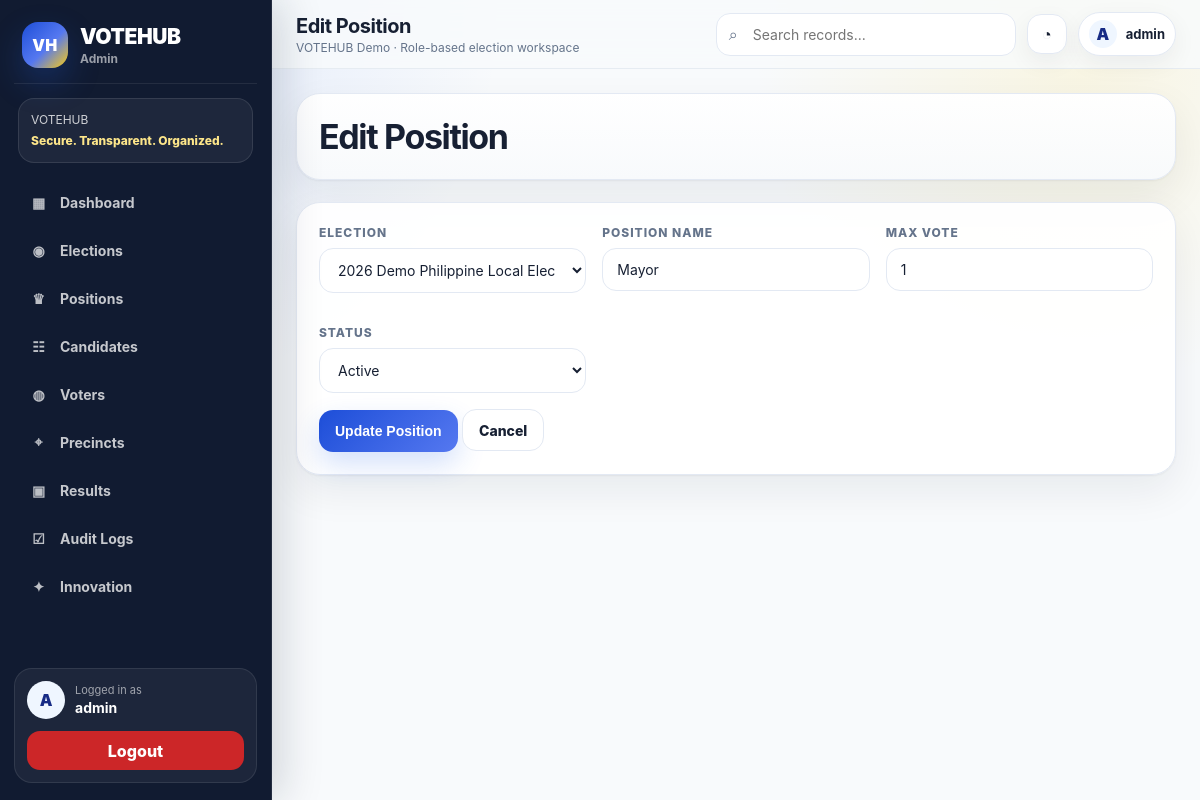
Page /admin/edit_position.php?id=1 (signed in) on the committed database.
### tables this page shows
CREATE TABLE positions (
    position_id INT AUTO_INCREMENT PRIMARY KEY,
    election_id INT NOT NULL,
    position_name VARCHAR(100) NOT NULL,
    max_vote INT NOT NULL DEFAULT 1,
    status ENUM('active','inactive') NOT NULL DEFAULT 'active',
    CONSTRAINT fk_positions_elections FOREIGN KEY (election_id) REFERENCES elections(election_id)
        ON UPDATE CASCADE ON DELETE CASCADE,
    UNIQUE KEY unique_position_per_election (election_id, position_name)
);

CREATE TABLE elections (
    election_id INT AUTO_INCREMENT PRIMARY KEY,
    election_name VARCHAR(150) NOT NULL,
    election_type VARCHAR(80) NOT NULL,
    start_datetime DATETIME NOT NULL,
    end_datetime DATETIME NOT NULL,
    status ENUM('upcoming','open','closed') NOT NULL DEFAULT 'upcoming',
    created_at TIMESTAMP DEFAULT CURRENT_TIMESTAMP
);

### includes/functions.php (called while the page is built, shortened)
<?php
function h($value) {
    return htmlspecialchars((string)$value, ENT_QUOTES, 'UTF-8');
}
function fetchElections(PDO $pdo) {
    return $pdo->query('SELECT * FROM elections ORDER BY election_id DESC')->fetchAll();
}
?>

### admin/edit_position.php (the view, shortened to what this page needs)
<?php
require_once __DIR__ . '/../includes/functions.php';
$id = (int)($_GET['id'] ?? 0);
$stmt = $pdo->prepare('SELECT * FROM positions WHERE position_id=?');
$stmt->execute([$id]);
$position = $stmt->fetch();
$elections = fetchElections($pdo);
include __DIR__ . '/../includes/header.php'; include __DIR__ . '/../includes/sidebar.php';
?>
<div class="page-header"><h1>Edit Position</h1></div>
<div class="card">
<form method="POST"><div class="form-grid">
<div class="form-group"><label>Election</label><select name="election_id"><?php foreach ($elections as $e): ?><option value="<?= $e['election_id'] ?>" <?= $e['election_id']==$position['election_id']?'selected':'' ?>><?= h($e['election_name']) ?></option><?php endforeach; ?></select></div>
<div class="form-group"><label>Position Name</label><input type="text" name="position_name" value="<?= h($position['position_name']) ?>" required></div>
<div class="form-group"><label>Max Vote</label><input type="number" min="1" name="max_vote" value="<?= h($position['max_vote']) ?>" required></div>
<div class="form-group"><label>Status</label><select name="status"><option value="active" <?= $position['status']==='active'?'selected':'' ?>>Active</option></select></div>
</div><button type="submit">Update Position</button> <a class="btn btn-light" href="<?= BASE_URL ?>/admin/positions.php">Cancel</a></form>
</div>
<?php include __DIR__ . '/../includes/footer.php'; ?>

### assets/css/style.css (style rules this page uses)
:root { --bg: #f8fafc; --bg-soft: #eef4ff; --surface: #ffffff; --surface-2: #f8fafc; --text: #172033; --muted: #65748b; --border: #e3e9f3; --primary: #1d4ed8; --primary-dark: #172b85; --primary-soft: #dbeafe; --navy: #111b31; --navy-2: #1d2b4a; --accent-yellow: #facc15; --accent-red: #dc2626; --success: #16a34a; --warning: #f59e0b; --danger: #dc2626; --shadow-card: 0 1px 2px rgba(15, 23, 42, 0.05), 0 16px 40px rgba(15, 23, 42, 0.07); --shadow-soft: 0 8px 24px rgba(15, 23, 42, 0.06); --radius: 18px; --radius-lg: 26px; }
* { box-sizing: border-box; }
html { scroll-behavior: smooth; }
body { margin: 0; font-family: Inter, ui-sans-serif, system-ui, -apple-system, BlinkMacSystemFont, "Segoe UI", Arial, sans-serif; background: radial-gradient(circle at 8% 0%, rgba(37, 99, 235, 0.12), transparent 30%), radial-gradient(circle at 90% 8%, rgba(250, 204, 21, 0.11), transparent 25%), var(--bg); color: var(--text); min-height: 100vh; }
a { color: inherit; text-decoration: none; }
.form-group { margin-bottom: 16px; }
label { display: block; font-size: 12px; font-weight: 850; text-transform: uppercase; letter-spacing: .08em; margin-bottom: 8px; color: var(--muted); }
input, select, textarea { width: 100%; border: 1px solid var(--border); background: #fff; color: var(--text); border-radius: 14px; padding: 12px 14px; font: inherit; font-size: 14px; transition: border-color .18s ease, box-shadow .18s ease; }
button, .btn { display: inline-flex; align-items: center; justify-content: center; gap: 8px; min-height: 42px; padding: 10px 16px; border: 0; border-radius: 14px; background: linear-gradient(135deg, var(--primary), #5578f0); color: #fff; font-size: 14px; font-weight: 850; cursor: pointer; box-shadow: 0 12px 28px rgba(37,99,235,0.20); transition: transform .18s ease, box-shadow .18s ease, opacity .18s ease; }
.btn-light { background: #fff; color: var(--text); border: 1px solid var(--border); box-shadow: none; }
.page-header { display: flex; justify-content: space-between; align-items: center; gap: 18px; margin-bottom: 22px; padding: 22px; border: 1px solid var(--border); border-radius: 24px; background: linear-gradient(180deg, rgba(255,255,255,0.96), rgba(248,250,252,0.94)); box-shadow: var(--shadow-card); }
.page-header h1 { margin: 0; font-size: clamp(25px, 3vw, 34px); letter-spacing: -0.04em; }
.card { margin-bottom: 22px; padding: 22px; border: 1px solid var(--border); border-radius: 24px; background: rgba(255,255,255,0.94); box-shadow: var(--shadow-card); }
.form-grid { display: grid; grid-template-columns: repeat(auto-fit, minmax(245px, 1fr)); gap: 16px; }
.card form:last-child, form.card:last-child { margin-bottom: 0; }

### rows in the picture
positions: election_id "2026 Demo Philippine Local Election", position_name "Mayor", max_vote "1", status "Active"

### other values in the picture
$roleLabel ?: 'User' "Admin"
substr($name, 0, 1) "A"
$name "admin"
$pageTitleDisplay "Edit Position"
